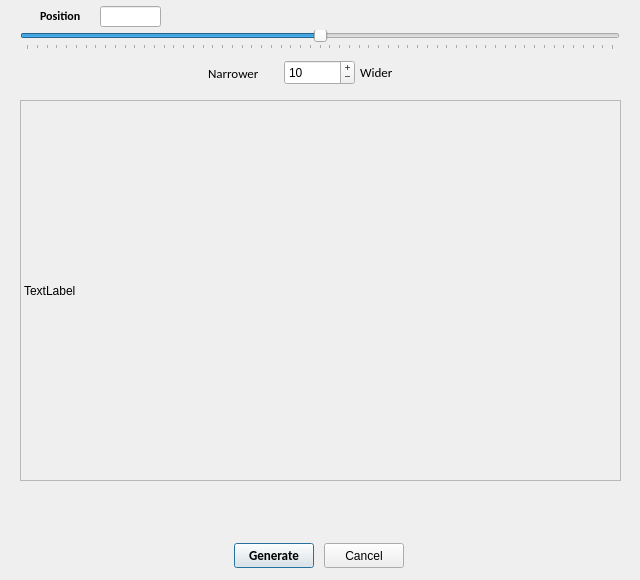
<?xml version="1.0" encoding="UTF-8"?>
<ui version="4.0">
 <class>Dialog</class>
 <widget class="QDialog" name="Dialog">
  <property name="geometry">
   <rect>
    <x>0</x>
    <y>0</y>
    <width>640</width>
    <height>580</height>
   </rect>
  </property>
  <property name="sizePolicy">
   <sizepolicy hsizetype="Expanding" vsizetype="Expanding">
    <horstretch>0</horstretch>
    <verstretch>0</verstretch>
   </sizepolicy>
  </property>
  <property name="windowTitle">
   <string>Select Features</string>
  </property>
  <widget class="QSlider" name="horizontalSlider">
   <property name="geometry">
    <rect>
     <x>20</x>
     <y>30</y>
     <width>600</width>
     <height>20</height>
    </rect>
   </property>
   <property name="maximum">
    <number>600</number>
   </property>
   <property name="value">
    <number>300</number>
   </property>
   <property name="orientation">
    <enum>Qt::Horizontal</enum>
   </property>
   <property name="invertedAppearance">
    <bool>false</bool>
   </property>
   <property name="tickPosition">
    <enum>QSlider::TicksBelow</enum>
   </property>
  </widget>
  <widget class="QLabel" name="label">
   <property name="geometry">
    <rect>
     <x>40</x>
     <y>8</y>
     <width>56</width>
     <height>16</height>
    </rect>
   </property>
   <property name="font">
    <font>
     <family>Calibri</family>
     <pointsize>9</pointsize>
     <bold>true</bold>
    </font>
   </property>
   <property name="text">
    <string>Position</string>
   </property>
  </widget>
  <widget class="QLabel" name="label_2">
   <property name="geometry">
    <rect>
     <x>208</x>
     <y>63</y>
     <width>71</width>
     <height>20</height>
    </rect>
   </property>
   <property name="font">
    <font>
     <family>Calibri</family>
     <pointsize>10</pointsize>
    </font>
   </property>
   <property name="text">
    <string>Narrower</string>
   </property>
  </widget>
  <widget class="QLabel" name="label_3">
   <property name="geometry">
    <rect>
     <x>360</x>
     <y>62</y>
     <width>51</width>
     <height>20</height>
    </rect>
   </property>
   <property name="font">
    <font>
     <family>Calibri</family>
     <pointsize>10</pointsize>
    </font>
   </property>
   <property name="text">
    <string>Wider</string>
   </property>
  </widget>
  <widget class="QSpinBox" name="spinBox_Width">
   <property name="geometry">
    <rect>
     <x>284</x>
     <y>60</y>
     <width>71</width>
     <height>25</height>
    </rect>
   </property>
   <property name="buttonSymbols">
    <enum>QAbstractSpinBox::PlusMinus</enum>
   </property>
   <property name="maximum">
    <number>500</number>
   </property>
   <property name="value">
    <number>10</number>
   </property>
  </widget>
  <widget class="QLineEdit" name="lineEdit_HorizontalPosition">
   <property name="enabled">
    <bool>true</bool>
   </property>
   <property name="geometry">
    <rect>
     <x>100</x>
     <y>6</y>
     <width>61</width>
     <height>21</height>
    </rect>
   </property>
   <property name="font">
    <font>
     <family>Calibri</family>
     <pointsize>9</pointsize>
    </font>
   </property>
   <property name="readOnly">
    <bool>true</bool>
   </property>
  </widget>
  <widget class="QPushButton" name="pushButton_Generate">
   <property name="geometry">
    <rect>
     <x>234</x>
     <y>543</y>
     <width>80</width>
     <height>25</height>
    </rect>
   </property>
   <property name="font">
    <font>
     <family>Calibri</family>
     <pointsize>10</pointsize>
     <bold>true</bold>
    </font>
   </property>
   <property name="text">
    <string>Generate</string>
   </property>
  </widget>
  <widget class="QPushButton" name="pushButton_Cancel">
   <property name="geometry">
    <rect>
     <x>324</x>
     <y>543</y>
     <width>80</width>
     <height>25</height>
    </rect>
   </property>
   <property name="text">
    <string>Cancel</string>
   </property>
  </widget>
  <widget class="GRIME_AI_QLabel" name="label_Image">
   <property name="geometry">
    <rect>
     <x>20</x>
     <y>100</y>
     <width>601</width>
     <height>381</height>
    </rect>
   </property>
   <property name="sizePolicy">
    <sizepolicy hsizetype="Expanding" vsizetype="Expanding">
     <horstretch>0</horstretch>
     <verstretch>0</verstretch>
    </sizepolicy>
   </property>
   <property name="frameShape">
    <enum>QFrame::StyledPanel</enum>
   </property>
   <property name="text">
    <string>TextLabel</string>
   </property>
  </widget>
 </widget>
 <customwidgets>
  <customwidget>
   <class>GRIME_AI_QLabel</class>
   <extends>QLabel</extends>
   <header location="global">GRIME_AI_QLabel</header>
  </customwidget>
 </customwidgets>
 <resources/>
 <connections/>
</ui>
